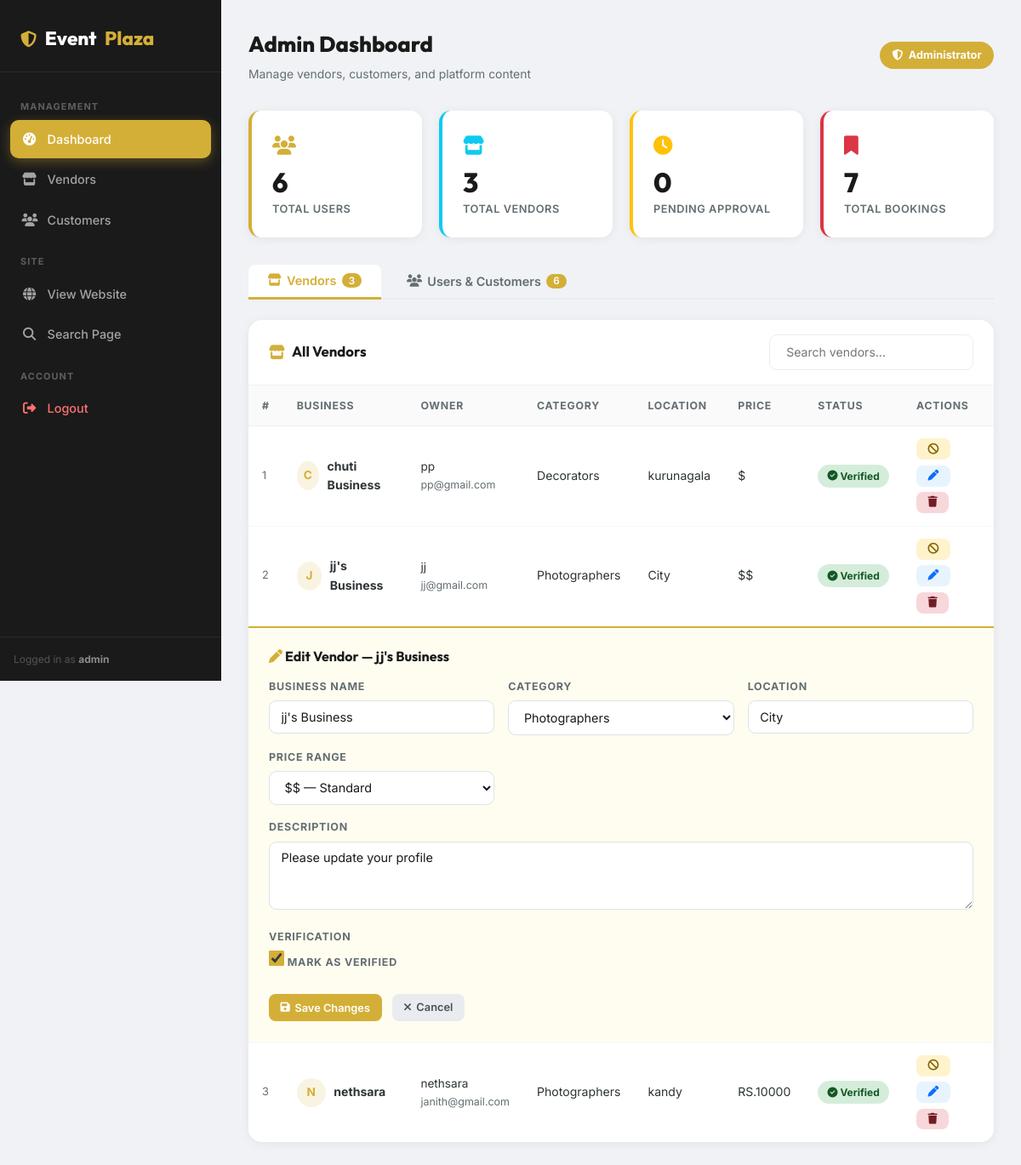
Screenshot of /admin/dashboard.php?edit_vendor=2 (signed in) with the database file from the repository.
### tables this page shows
CREATE TABLE `vendors` (
  `id` int(11) NOT NULL,
  `user_id` int(11) NOT NULL,
  `category_id` int(11) NOT NULL,
  `business_name` varchar(100) NOT NULL,
  `description` text DEFAULT NULL,
  `price_range` varchar(50) DEFAULT NULL,
  `location` varchar(100) DEFAULT NULL,
  `profile_image` varchar(255) DEFAULT NULL,
  `is_verified` tinyint(1) DEFAULT 0,
  `availability_calendar` text DEFAULT NULL,
  `created_at` timestamp NOT NULL DEFAULT current_timestamp(),
  `phone` varchar(30) DEFAULT NULL,
  `website` varchar(255) DEFAULT NULL,
  `facebook` varchar(255) DEFAULT NULL,
  `instagram` varchar(255) DEFAULT NULL,
  `whatsapp` varchar(30) DEFAULT NULL,
  `years_exp` int(11) DEFAULT NULL,
  `events_done` int(11) DEFAULT NULL
);

CREATE TABLE `users` (
  `id` int(11) NOT NULL,
  `username` varchar(50) NOT NULL,
  `email` varchar(100) NOT NULL,
  `password` varchar(255) NOT NULL,
  `role` enum('admin','vendor','customer') NOT NULL,
  `created_at` timestamp NOT NULL DEFAULT current_timestamp()
);

CREATE TABLE `categories` (
  `id` int(11) NOT NULL,
  `name` varchar(100) NOT NULL,
  `image` varchar(255) DEFAULT NULL,
  `description` text DEFAULT NULL
);

### admin/dashboard.php (the view, shortened to what this page needs)
<?php
include '../includes/db.php';
$total_users    = $pdo->query("SELECT COUNT(*) FROM users")->fetchColumn();
$total_vendors  = $pdo->query("SELECT COUNT(*) FROM vendors")->fetchColumn();
$total_bookings = $pdo->query("SELECT COUNT(*) FROM bookings")->fetchColumn();
$pending_count  = $pdo->query("SELECT COUNT(*) FROM vendors WHERE is_verified = 0")->fetchColumn();
$cats = $pdo->query("SELECT * FROM categories ORDER BY name")->fetchAll();
$all_vendors = $pdo->query("
    SELECT v.*, c.name AS cat_name, u.email AS owner_email, u.username AS owner_username
    FROM vendors v
    JOIN categories c ON v.category_id = c.id
    JOIN users u ON v.user_id = u.id
    ORDER BY v.created_at DESC
")->fetchAll();
$all_users = $pdo->query("
    SELECT * FROM users ORDER BY created_at DESC
")->fetchAll();
$edit_vendor_id = isset($_GET['edit_vendor']) ? (int)$_GET['edit_vendor'] : 0;
?>
<!DOCTYPE html>
<html lang="en">
<head>
    <link rel="stylesheet" href="https://cdnjs.cloudflare.com/ajax/libs/font-awesome/6.4.0/css/all.min.css">
    <link rel="stylesheet" href="../assets/css/style.css">
</head>
<body>
<div class="adm-wrap">
    <aside class="adm-sidebar">
        <div class="adm-sidebar-logo">
            <i class="fas fa-shield-alt"></i>
            Event<span>Plaza</span>
        </div>
        <nav class="adm-nav">
            <div class="adm-nav-label">Management</div>
            <a href="dashboard.php" class="active"><i class="fas fa-tachometer-alt"></i> Dashboard</a>
            <a href="#vendors-tab" onclick="switchTab('vendors')"><i class="fas fa-store"></i> Vendors</a>
            <a href="#users-tab" onclick="switchTab('users')"><i class="fas fa-users"></i> Customers</a>
            <div class="adm-nav-label">Site</div>
            <a href="../index.php" target="_blank"><i class="fas fa-globe"></i> View Website</a>
            <a href="../search.php" target="_blank"><i class="fas fa-search"></i> Search Page</a>
            <div class="adm-nav-label">Account</div>
            <a href="../logout.php" class="danger"><i class="fas fa-sign-out-alt"></i> Logout</a>
        </nav>
        <div style="padding:1rem; font-size:.75rem; color:rgba(255,255,255,.25); border-top:1px solid rgba(255,255,255,.07);">
            Logged in as <strong style="color:rgba(255,255,255,.5);"><?= htmlspecialchars($_SESSION['username']) ?></strong>
        </div>
    </aside>
    <main class="adm-main">
        <div class="adm-topbar">
            <div>
                <div class="adm-page-title">Admin Dashboard</div>
                <div class="adm-page-sub">Manage vendors, customers, and platform content</div>
            </div>
            <div class="adm-admin-badge"><i class="fas fa-shield-alt"></i> Administrator</div>
        </div>
        <div class="adm-stats">
            <div class="adm-stat-card">
                <div class="adm-stat-icon"><i class="fas fa-users"></i></div>
                <div class="adm-stat-num"><?= $total_users ?></div>
                <div class="adm-stat-lbl">Total Users</div>
            </div>
            <div class="adm-stat-card info">
                <div class="adm-stat-icon"><i class="fas fa-store"></i></div>
                <div class="adm-stat-num"><?= $total_vendors ?></div>
                <div class="adm-stat-lbl">Total Vendors</div>
            </div>
            <div class="adm-stat-card warn">
                <div class="adm-stat-icon"><i class="fas fa-clock"></i></div>
                <div class="adm-stat-num"><?= $pending_count ?></div>
                <div class="adm-stat-lbl">Pending Approval</div>
            </div>
            <div class="adm-stat-card dang">
                <div class="adm-stat-icon"><i class="fas fa-bookmark"></i></div>
                <div class="adm-stat-num"><?= $total_bookings ?></div>
                <div class="adm-stat-lbl">Total Bookings</div>
            </div>
        </div>
        <div class="adm-tabs" id="adm-tabs">
            <button class="adm-tab active" onclick="switchTab('vendors')" id="tab-vendors">
                <i class="fas fa-store"></i> Vendors
                <span class="adm-tab-count"><?= count($all_vendors) ?></span>
            </button>
            <button class="adm-tab" onclick="switchTab('users')" id="tab-users">
                <i class="fas fa-users"></i> Users & Customers
                <span class="adm-tab-count"><?= count($all_users) ?></span>
            </button>
        </div>
        <div class="adm-panel show" id="panel-vendors">
            <div class="adm-card">
                <div class="adm-card-header">
                    <div class="adm-card-title"><i class="fas fa-store"></i> All Vendors</div>
                    <input type="text" class="adm-table-search" placeholder="Search vendors..." onkeyup="filterTable(this,'vendor-tbody')">
                </div>
                <div class="adm-table-wrap">
                    <table class="adm-table">
                        <thead>
                            <tr>
                                <th>#</th>
                                <th>Business</th>
                                <th>Owner</th>
                                <th>Category</th>
                                <th>Location</th>
                                <th>Price</th>
                                <th>Status</th>
                                <th>Actions</th>
                            </tr>
                        </thead>
                        <tbody id="vendor-tbody">
                        <?php if($all_vendors): ?>
                            <?php foreach($all_vendors as $i => $v): ?>
                                <tr>
                                    <td style="color:var(--text-light);font-size:.8rem;"><?= $i+1 ?></td>
                                    <td>
                                        <div style="display:flex;align-items:center;gap:.6rem;">
                                            <div class="adm-avatar"><?= strtoupper(substr($v['business_name'],0,1)) ?></div>
                                            <strong><?= htmlspecialchars($v['business_name']) ?></strong>
                                        </div>
                                    </td>
                                    <td>
                                        <div style="font-size:.85rem;"><?= htmlspecialchars($v['owner_username']) ?></div>
                                        <div style="font-size:.78rem;color:var(--text-light);"><?= htmlspecialchars($v['owner_email']) ?></div>
                                    </td>
                                    <td><?= htmlspecialchars($v['cat_name']) ?></td>
                                    <td><?= htmlspecialchars($v['location'] ?: '—') ?></td>
                                    <td><?= htmlspecialchars($v['price_range'] ?: '—') ?></td>
                                    <td>
                                        <?php if($v['is_verified']): ?>
                                            <span class="badge-role badge-verified"><i class="fas fa-check-circle"></i>&nbsp;Verified</span>
                                        <?php else: ?>
                                            <span class="badge-role badge-unverified"><i class="fas fa-clock"></i>&nbsp;Pending</span>
                                        <?php endif; ?>
                                    </td>
                                    <td>
                                        <div style="display:flex;gap:.4rem;flex-wrap:wrap;">
                                            <?php if(!$v['is_verified']): ?>
                                                <a href="dashboard.php?approve=<?= $v['id'] ?>" class="adm-btn adm-btn-ok" title="Approve"><i class="fas fa-check"></i></a>
                                            <?php else: ?>
                                                <a href="dashboard.php?reject=<?= $v['id'] ?>" class="adm-btn adm-btn-warn" title="Revoke"><i class="fas fa-ban"></i></a>
                                            <?php endif; ?>
                                            <a href="dashboard.php?edit_vendor=<?= $v['id'] ?>#edit-vendor-<?= $v['id'] ?>" class="adm-btn adm-btn-edit" title="Edit"><i class="fas fa-pen"></i></a>
                                            <a href="dashboard.php?delete_vendor=<?= $v['id'] ?>" class="adm-btn adm-btn-del" title="Delete" onclick="return confirm('Delete vendor &quot;<?= htmlspecialchars($v['business_name'], ENT_QUOTES) ?>&quot;? This cannot be undone.')"><i class="fas fa-trash"></i></a>
                                        </div>
                                    </td>
                                </tr>
                                <?php if($edit_vendor_id === $v['id']): ?>
                                <tr id="edit-vendor-<?= $v['id'] ?>">
                                    <td colspan="8" style="padding:0;">
                                        <div class="adm-edit-form">
                                            <h4 style="font-family:var(--font-heading);font-size:1rem;color:var(--secondary-color);margin-bottom:1rem;">
                                                <i class="fas fa-pen" style="color:var(--primary-color);"></i> Edit Vendor — <?= htmlspecialchars($v['business_name']) ?>
                                            </h4>
                                            <form method="POST" action="dashboard.php">
                                                <div class="adm-form-grid">
                                                    <div class="adm-form-group">
                                                        <label>Business Name</label>
                                                        <input type="text" name="business_name" value="<?= htmlspecialchars($v['business_name']) ?>" required>
                                                    </div>
                                                    <div class="adm-form-group">
                                                        <label>Category</label>
                                                        <select name="category_id">
                                                            <?php foreach($cats as $c): ?>
                                                                <option value="<?= $c['id'] ?>" <?= $c['id']==$v['category_id']?'selected':'' ?>><?= htmlspecialchars($c['name']) ?></option>
                                                            <?php endforeach; ?>
                                                        </select>
                                                    </div>
                                                    <div class="adm-form-group">
                                                        <label>Location</label>
                                                        <input type="text" name="location" value="<?= htmlspecialchars($v['location']) ?>">
                                                    </div>
                                                    <div class="adm-form-group">
                                                        <label>Price Range</label>
                                                        <select name="price_range">
                                                            <option value="$$"  <?= $v['price_range']==='$$' ?'selected':'' ?>>$$ — Standard</option>
                                                        </select>
                                                    </div>
                                                    <div class="adm-form-group" style="grid-column:1/-1;">
                                                        <label>Description</label>
                                                        <textarea name="description"><?= htmlspecialchars($v['description']) ?></textarea>
                                                    </div>
                                                    <div class="adm-form-group">
                                                        <label>Verification</label>
                                                        <label class="adm-checkbox-row">
                                                            <input type="checkbox" name="is_verified" value="1" <?= $v['is_verified']?'checked':'' ?>>
                                                            Mark as Verified
                                                        </label>
                                                    </div>
                                                </div>
                                                <div class="adm-form-actions">
                                                    <button type="submit" name="update_vendor" class="adm-btn adm-btn-primary"><i class="fas fa-save"></i> Save Changes</button>
                                                    <a href="dashboard.php" class="adm-btn adm-btn-cancel"><i class="fas fa-times"></i> Cancel</a>
                                                </div>
                                            </form>
                                        </div>
                                    </td>
                                </tr>
                                <?php endif; ?>
                            <?php endforeach; ?>
                        <?php else: ?>
                            <tr><td colspan="8"><div class="adm-empty"><i class="fas fa-store-slash"></i>No vendors registered yet.</div></td></tr>
                        <?php endif; ?>
                        </tbody>
                    </table>
                </div>
            </div>
        </div>
    </main>
</div>
</body>
</html>

### assets/css/style.css (style rules this page uses)
:root { --primary-color: #D4AF37; --primary-dark: #B5952F; --secondary-color: #1A1A1A; --accent-color: #E63946; --background-color: #F8F9FA; --surface-color: #FFFFFF; --text-color: #2D3436; --text-light: #636E72; --white: #FFFFFF; --font-heading: 'Outfit', sans-serif; --font-body: 'Inter', sans-serif; --spacing-xs: 0.5rem; --spacing-sm: 1rem; --spacing-md: 2rem; --spacing-lg: 4rem; --spacing-xl: 8rem; --shadow-sm: 0 2px 8px rgba(0, 0, 0, 0.05); --shadow-md: 0 8px 16px rgba(0, 0, 0, 0.1); --shadow-lg: 0 16px 32px rgba(0, 0, 0, 0.15); --radius-sm: 8px; --radius-md: 16px; --radius-lg: 24px; --transition: all 0.3s cubic-bezier(0.25, 0.8, 0.25, 1); }
* { margin: 0; padding: 0; box-sizing: border-box; }
body { font-family: var(--font-body); background-color: var(--background-color); color: var(--text-color); line-height: 1.6; overflow-x: hidden; }
h1, h2, h3, h4, h5, h6 { font-family: var(--font-heading); color: var(--secondary-color); line-height: 1.2; }
a { text-decoration: none; color: inherit; transition: var(--transition); }
table { width: 100%; border-collapse: separate; border-spacing: 0 10px; }
thead th { text-align: left; padding: 1rem; color: var(--text-light); font-weight: 600; border-bottom: 2px solid #f0f0f0; }
tbody tr { background: #fff; box-shadow: 0 2px 5px rgba(0, 0, 0, 0.02); transition: var(--transition); }
tbody td { padding: 1rem; vertical-align: middle; }
tbody td:first-child { border-radius: var(--radius-sm) 0 0 var(--radius-sm); }
tbody td:last-child { border-radius: 0 var(--radius-sm) var(--radius-sm) 0; }

### rows the page displays
vendors: business_name "C", business_name "chuti Business", user.username "pp", user.email "pp@gmail.com", category.name "Decorators", location "kurunagala", price_range "$", is_verified 1 (drawn)
vendors: business_name "J", business_name "jj's Business", user.username "jj", user.email "jj@gmail.com", category.name "Photographers", location "City", price_range "$$", shows "Verified", category_id "Photographers", price_range "$$ — Standard", description "Please update your profile", is_verified "☑"
vendors: business_name "N", business_name "nethsara", user.username "nethsara", user.email "janith@gmail.com", category.name "Photographers", location "kandy", price_range "RS.10000", is_verified 1 (drawn)

### other values shown
$_SESSION['username'] "admin"
$total_users "6"
$total_vendors "3"
$pending_count "0"
$total_bookings "7"
count($all_vendors) "3"
count($all_users) "6"
